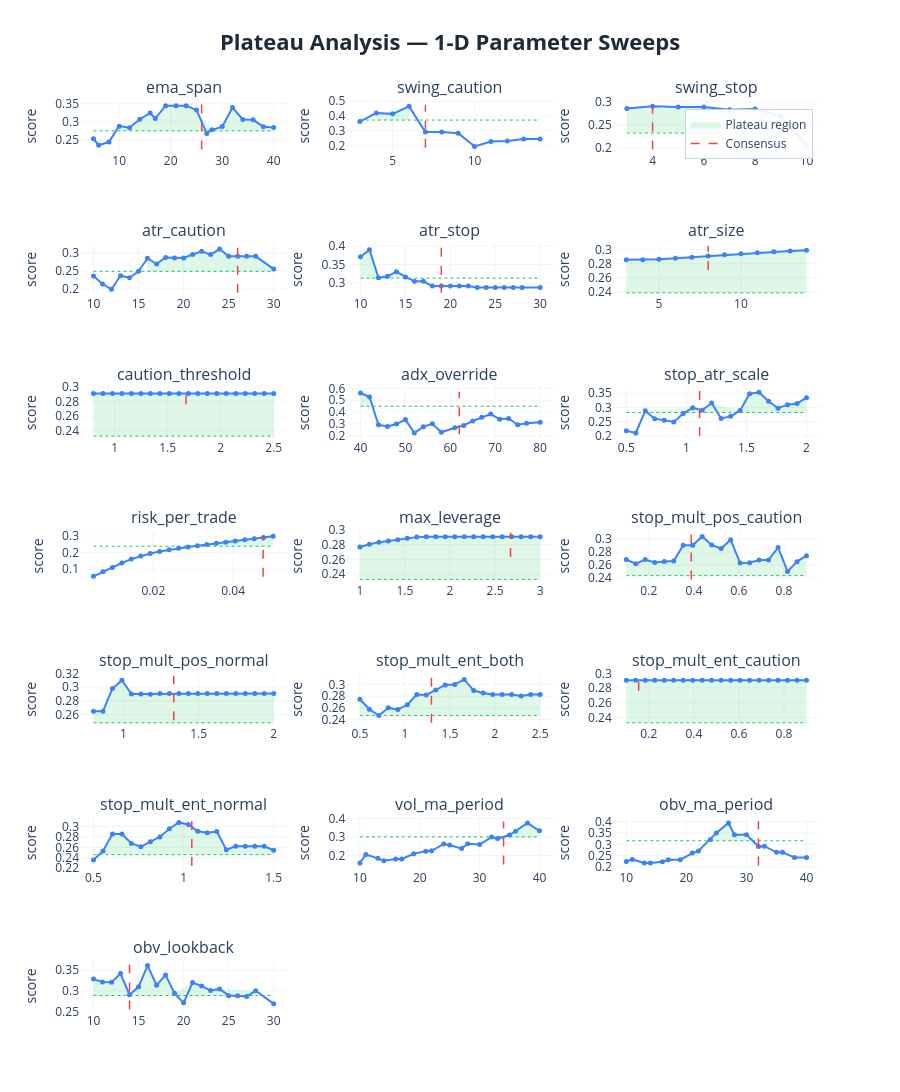

Notebook cell for this chart:
### Markdown cell above
### 1-D sweep charts:
| Element | Meaning | Good | Bad |
|---------|---------|------|-----|
| **Blue curve** | Composite score at each value of the parameter, with all others held at consensus | Flat-topped curve — performance is insensitive to the exact value | Narrow spike — optimizer latched onto one specific value, everything nearby is worse |
| **Red dashed line** | Where the consensus value sits | On the flat top of the curve | On a steep slope or at the edge of a cliff |
| **Green dashed line** | Cutoff at 80% of peak score — the boundary between plateau and non-plateau | Blue curve stays above this line across most of the range | Blue curve dips below it quickly either side of the peak |
| **Green shading** | Plateau region — all values where the score stays within 20% of the peak | Wide green band spanning most of the range (robust) | Thin sliver or no shading at all (fragile/overfit) |

 If concensus on steep slope: parameter **REGIME SENSITIVE** - do not fix, backtests are disagreeing, want to fix parameters on flat top.

### Code cell
# ── visual sweep curves ───────────────────────────────────────────────────
plot_plateau_analysis(
    sweep_results    = sweep_results,
    consensus_params = results['consensus_params'],
    param_defs       = PARAM_DEFS,
    fixed_params     = FIXED_PARAMS,
    threshold        = 0.20,
    show             = False,
    save_html        = None,
)
